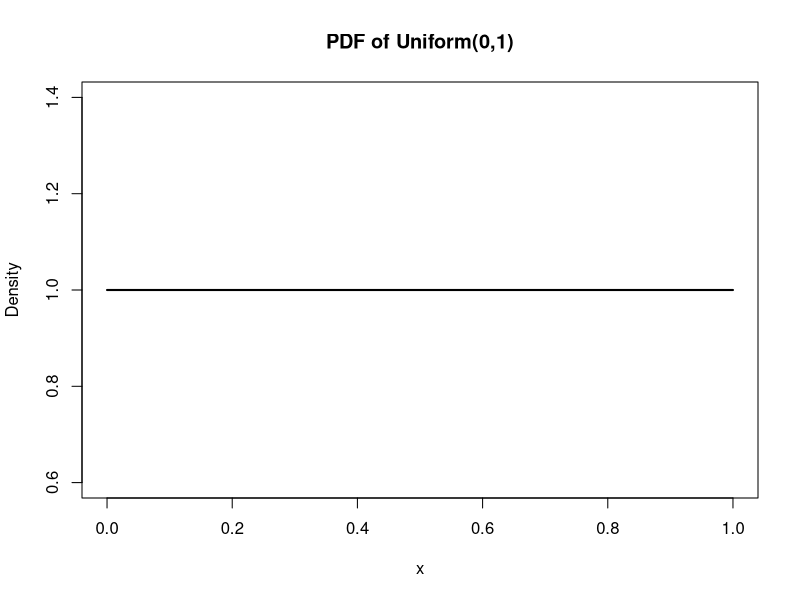
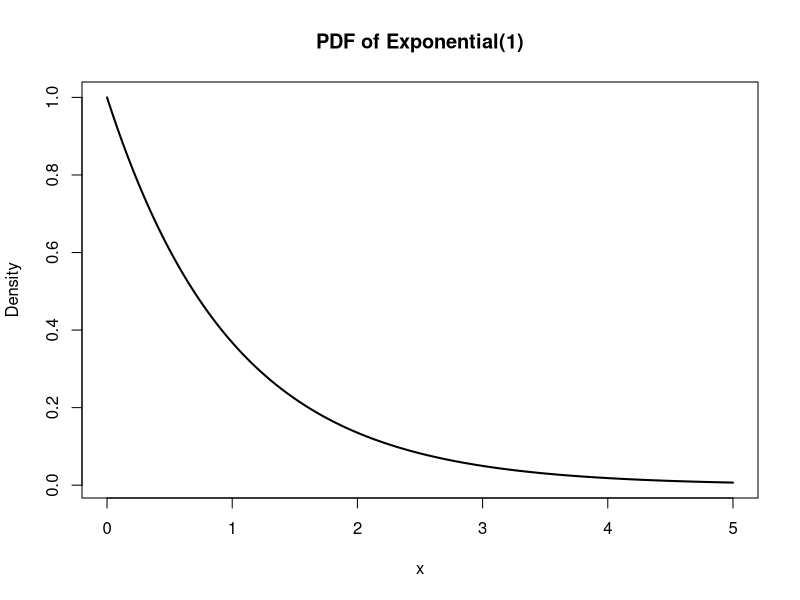
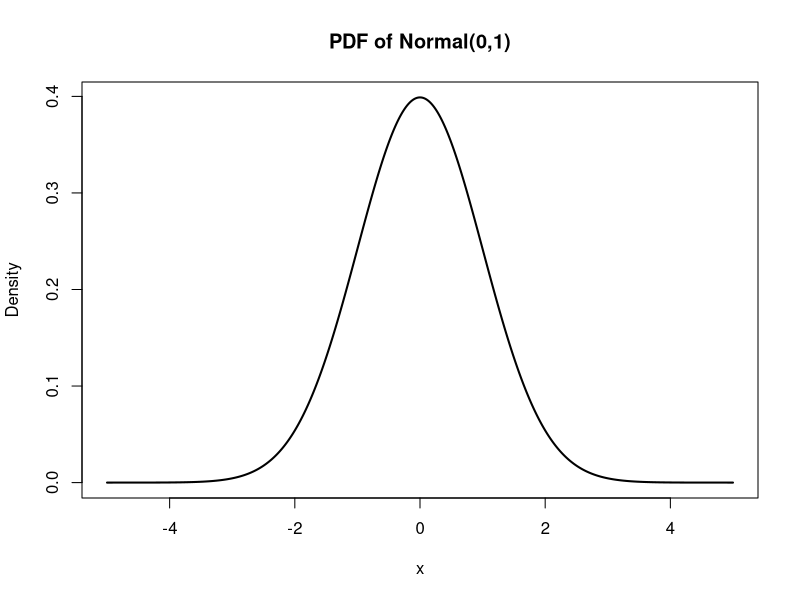
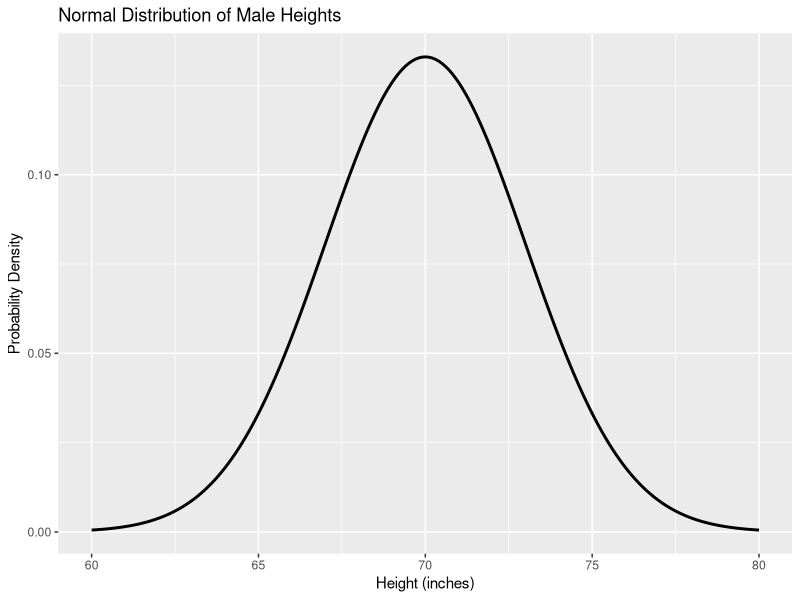

These figures' R source, in order:
## ---- chunk 1
#| echo: false
#| message: false
library(tidyverse)
library(ggplot2)
## ---- chunk 2
# Example: Uniform distribution U(0,1)
x <- seq(0, 1, by = 0.01)
y <- dunif(x, min = 0, max = 1)
plot(x, y, type = "l", lwd = 2, ylab = "Density", xlab = "x", main = "PDF of Uniform(0,1)")
## ---- chunk 3
# find the f(0.5) = P(X = 0.5) = 0
dunif(x = 0.5, min = 0, max = 1)
## ---- chunk 4
# find the F(0.5) = P(X <= 0.5) = P(X < 0.5)
punif(q = 0.5, min = 0, max = 1)
## ---- chunk 5
# Example: Exponential distribution with lambda = 1
x <- seq(0, 5, by = 0.01)
y <- dexp(x, rate = 1)
plot(x, y, type = "l", lwd = 2, ylab = "Density", xlab = "x", main = "PDF of Exponential(1)")
## ---- chunk 6
# find the f(2)
dexp(x = 2, rate = 1)
## ---- chunk 7
# find the F(2)
pexp(q = 2, rate = 1)
## ---- chunk 8
pexp(q = 10, rate = 1/20)
## ---- chunk 9
# Example: Normal distribution with mu = 0 and sigma = 1
x <- seq(-5, 5, by = 0.01)
y <- dnorm(x, mean = 0, sd = 1)
plot(x, y, type = "l", lwd = 2, ylab = "Density", xlab = "x", main = "PDF of Normal(0,1)")
## ---- chunk 10
# find the f(2) 
dnorm(x = 3, mean = 0, sd = 1)
## ---- chunk 11
# find the F(2)
pnorm(q = 3, mean = 0, sd = 1)
## ---- chunk 12
mean_height <- 70  
sd_height <- 3     

heights <- seq(60, 80, by = 0.1)

pdf_values <- dnorm(heights, mean = mean_height, sd = sd_height)

height_data <- data.frame(heights, pdf_values)

ggplot(height_data, aes(x = heights, y = pdf_values)) +
  geom_line(linewidth = 1) +
  labs(title = "Normal Distribution of Male Heights",
       x = "Height (inches)",
       y = "Probability Density") 
## ---- chunk 13
pnorm(76,70,3)
## ---- chunk 14
pnorm(q=75, mean=70,sd=3)-pnorm(q=65,mean=70,sd=3)
## ---- chunk 15
qnorm(p = 0.25, mean=70,sd=3)
## ---- chunk 16
qnorm(.75, mean=70,sd=3)
